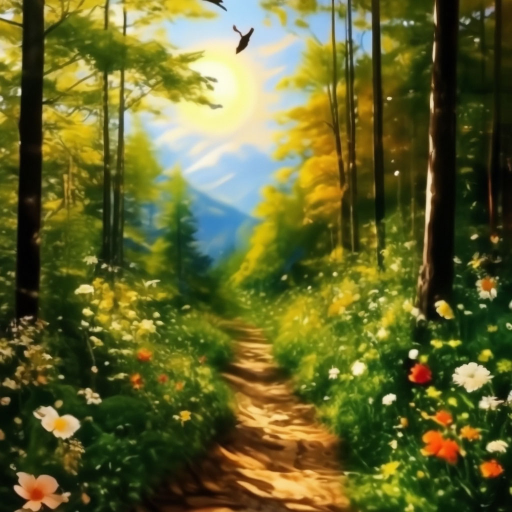
#> input picture img_1.jpg, 1024 x 1024 px (shown at 1/2 size)
$ python module_11_1.py
#> lines starting #> are read from the running program, lines starting #| are printed output that depends on the picture
'''Цель: познакомиться с использованием сторонних библиотек в Python
 и применить их в различных задачах.'''


from PIL import Image   #Работа с библиотекой pillow. Позволяет работать с изображениями.


def image_job(image_path):
#> called with image_path = 'img_1.jpg'
    image = Image.open(image_path)          #открываем изображение
#> image is the input picture: PIL image 1024x1024 RGB; mean R, G, B 99.2, 100.3, 44.7
    image = image.resize((800, 600))        #меняем размер изображения
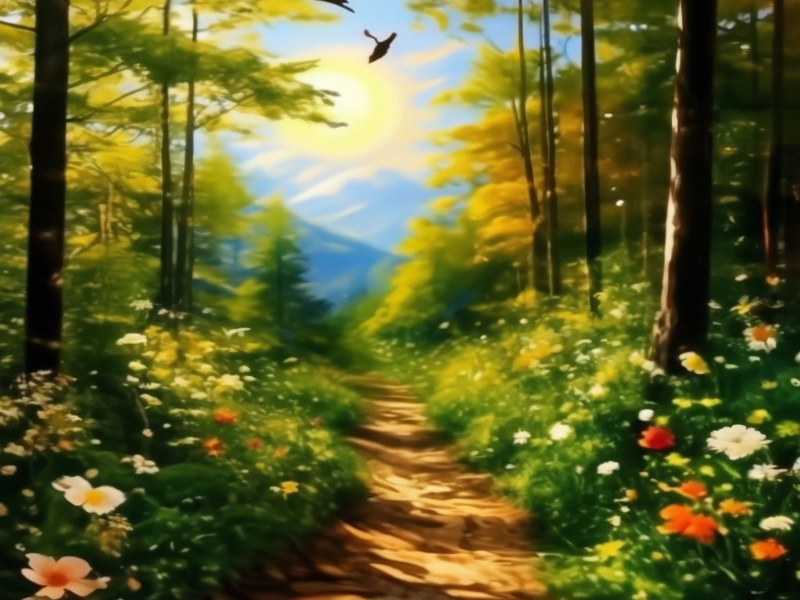
#> image: PIL image 800x600 RGB; mean R, G, B 99.2, 100.3, 44.7
    image = image.convert('L')              #преобразуем изображение из цветного в черно-белое
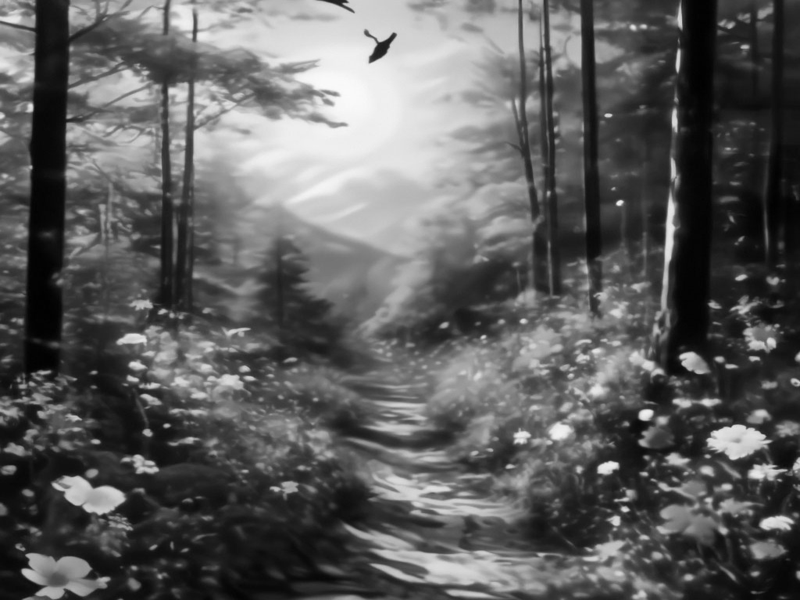
#> image: PIL image 800x600 L; min 1, max 251, mean 93.6
    image.save('img_2.png')                 #сохраняем изображение в другой формат


image_job('img_1.jpg')


import requests    #Инструментом для работы с HTTP-запросами

#> (the run stopped early here; a loop or call above may not have finished)
